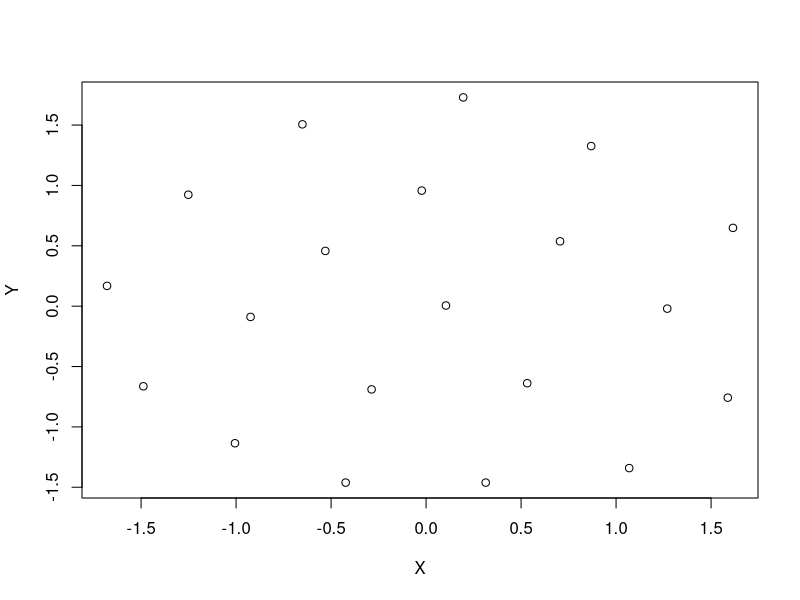
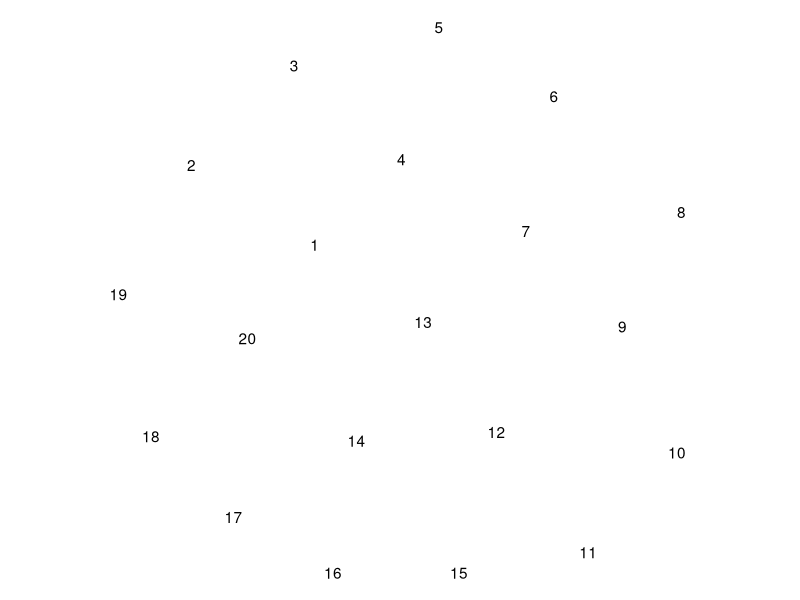

Recreate these plots in R, in order. (Note: this script raises an error after producing the figures.)

# Manual Lotus ####

library(tidyverse); library(magrittr); library(igraph)

ManualLocations <- read.delim("LotusLocations.txt", header = F) %>% 
  rename(X = V1, Y = V2) %>% 
  mutate_at("Y", ~-.x) %>% 
  mutate_at(c("X", "Y"), ~c(scale(.x)))

ManualLocations %>% plot

ManualLocations %<>% rownames_to_column("ID")

ManualLocations %>% ggplot(aes(X, Y, label = ID)) +
  geom_text() + coord_fixed() + theme_void()

# Sexual Network ####

2:4 %>% 
  #sample(40, replace = T) %>% 
  rep(10) %>% 
  map(function(a){
    
    Begin <- sample(1:20, 1)
    
    Chain <- Begin:(Begin + a)
    
    DF <- Chain[1:(a-1)] %>% cbind(Chain[2:a]) %>% as.data.frame
    
    colnames(DF) <- c("From", "To")
    
    DF[DF>20] <- DF[DF>20] - 20
    
    return(DF)
    
  }) -> Chains

Chains %>% bind_rows -> LinkDF

LinkDF %>% unique %>% RandomSlice(10) %>% as.matrix %>% 
  
  graph_from_edgelist(directed = F) -> SexualNetwork

SexualNetwork %>% plot(layout = as.matrix(ManualLocations[,2:3]))

# Aerosol Network ####

2:4 %>% 
  #sample(40, replace = T) %>% 
  rep(10) %>% 
  map(function(a){
    
    Begin <- sample(1:20, 1)
    
    # Chain <- Begin:(Begin + a)
    
    Chain <- sample(1:20, a)
    
    DF <- Chain[1:(a-1)] %>% cbind(Chain[2:a]) %>% as.data.frame
    
    colnames(DF) <- c("From", "To")
    
    DF[DF>20] <- DF[DF>20] - 20
    
    return(DF)
    
  }) -> Chains

Chains %>% bind_rows -> LinkDF

LinkDF %>% unique %>% as.matrix %>% 
  
  graph_from_edgelist(directed = F) -> AerosolNetwork

AerosolNetwork %>% plot(layout = as.matrix(ManualLocations[,2:3]))


# Trying a ggraph ####



